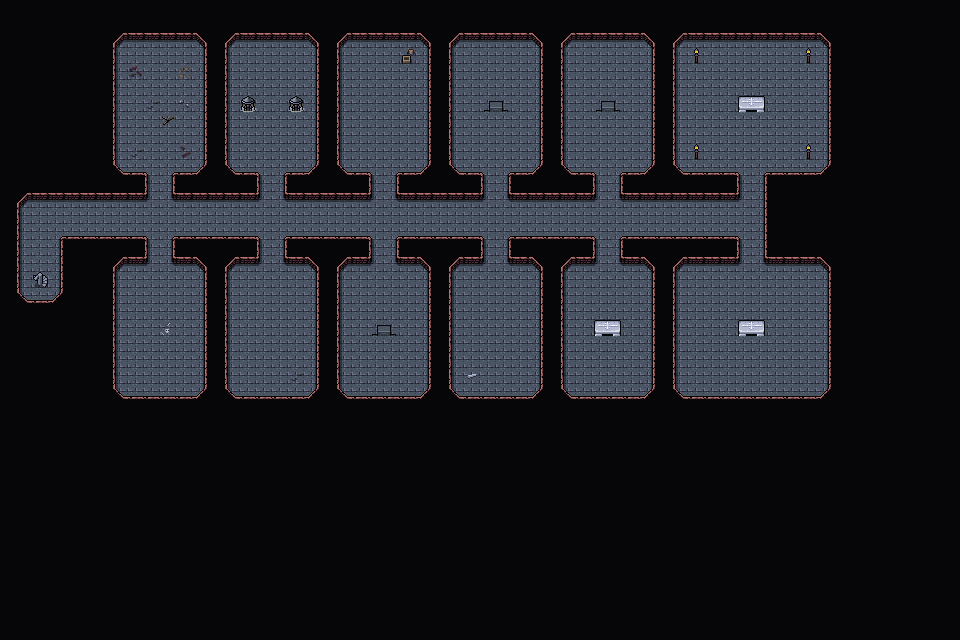

Below is a game level as drawn by its tile map, then a one-line description and the .tmx that defines it (tile-layer data replaced by summaries):
An orthogonal 60x40 tile map with 16x16 px tiles, 3 tile layers (Background, Walls, Clutter), 2 tilesets and 14 objects.

<map version="1.10" tiledversion="1.10.1" orientation="orthogonal" renderorder="right-down" width="60" height="40" tilewidth="16" tileheight="16" infinite="0" nextlayerid="8" nextobjectid="88">
 <editorsettings>
  <export target="wastetown..tmx" format="tmx" />
 </editorsettings>
 <tileset firstgid="1" source="../../tileset/main.tsx" />
 <tileset firstgid="10113" source="../../tileset/buildings.tsx" />
 <layer id="1" name="Background" width="60" height="40">
  <data>[2400 cells, 2400 non-empty, 1 distinct tile ids]</data>
 </layer>
 <layer id="2" name="Walls" width="60" height="40">
  <data>[2400 cells, 1959 non-empty, 14 distinct tile ids]</data>
 </layer>
 <layer id="3" name="Clutter" width="60" height="40">
  <properties>
   <property name="spriteLayer" type="bool" value="true" />
  </properties>
  <data>[2400 cells, 30 non-empty, 16 distinct tile ids]</data>
 </layer>
 <objectgroup id="4" name="Objects">
  <object id="66" template="../../obj/door_up.tx" x="35.2402" y="285.749">
   <properties>
    <property name="teleport" value="../common/maps/map/vampirecastle/vampirecastle_4B.tmx" />
    <property name="teleportObjectId" value="66" />
   </properties>
  </object>
  <object id="75" template="../../obj/treasure.tx" x="784.167" y="63.75" />
  <object id="76" template="../../obj/treasure.tx" x="704.5" y="64.6667" />
  <object id="77" template="../../obj/gold.tx" x="744.5" y="62.9167" />
  <object id="78" template="../../obj/enemy.tx" x="374.417" y="306.667">
   <properties>
    <property name="enemy" value="Vampire" />
   </properties>
  </object>
  <object id="79" template="../../obj/enemy.tx" x="744.5" y="143.954">
   <properties>
    <property name="effect">{ "startBattleWithCardInCommandZone": [ "Sorin's Boss Effect"]
}</property>
    <property name="enemy" value="Sorin" />
    <property name="reward">[
  {
    "type": "item",
    "probability": 1,
    "count": 1,
    "itemName": "Sorin's Amulet",
  },
  {
    "type": "item",
    "probability": 1,
    "count": 1,
    "itemName": "Sorin's Key",
  }
]
</property>
    <property name="speedModifier" type="float" value="20" />
    <property name="threatRange" type="int" value="50" />
   </properties>
  </object>
  <object id="80" template="../../obj/enemy.tx" x="601.124" y="138.781">
   <properties>
    <property name="enemy" value="Vampire Lord" />
   </properties>
  </object>
  <object id="81" template="../../obj/booster.tx" x="786.91" y="92.8676">
   <properties>
    <property name="reward">[
	{
		"type": "card",
		"probability": 0.5,
		"count": 1,
		"cardName": "Infernal Grasp"
	},
	{
		"type": "card",
		"probability": 0.5,
		"count": 1,
		"cardName": "Crippling Fear"
	},
	{
		"type": "card",
		"probability": 0.5,
		"count": 1,
		"itemName": "Deadly Dispute"
	},
	{
		"type": "card",
		"probability": 0.5,
		"count": 1,
		"itemName": "Village Rites"
	},
	{
		"type": "card",
		"probability": 0.5,
		"count": 1,
		"cardName": "Tragic Slip"
	},
	{
		"type": "card",
		"probability": 0.5,
		"count": 1,
		"cardName": "Defile"
	},
	{
		"type": "card",
		"probability": 0.5,
		"count": 1,
		"itemName": "Murder"
	},
	{
		"type": "card",
		"probability": 0.5,
		"count": 1,
		"cardName": "Infernal Grasp"
	},
	{
		"type": "card",
		"probability": 0.5,
		"count": 1,
		"cardName": "Crippling Fear"
	},
	{
		"type": "card",
		"probability": 0.5,
		"count": 1,
		"itemName": "Deadly Dispute"
	},
	{
		"type": "card",
		"probability": 0.5,
		"count": 1,
		"itemName": "Village Rites"
	},
	{
		"type": "card",
		"probability": 0.5,
		"count": 1,
		"cardName": "Tragic Slip"
	},
	{
		"type": "card",
		"probability": 0.5,
		"count": 1,
		"cardName": "Defile"
	},
	{
		"type": "card",
		"probability": 0.5,
		"count": 1,
		"itemName": "Murder"
	}
]</property>
   </properties>
  </object>
  <object id="82" template="../../obj/booster.tx" x="709.178" y="87.3152">
   <properties>
    <property name="reward">[
	{
		"type": "card",
		"probability": 0.5,
		"count": 1,
		"cardName": "Infernal Grasp"
	},
	{
		"type": "card",
		"probability": 0.5,
		"count": 1,
		"cardName": "Crippling Fear"
	},
	{
		"type": "card",
		"probability": 0.5,
		"count": 1,
		"itemName": "Deadly Dispute"
	},
	{
		"type": "card",
		"probability": 0.5,
		"count": 1,
		"itemName": "Village Rites"
	},
	{
		"type": "card",
		"probability": 0.5,
		"count": 1,
		"cardName": "Tragic Slip"
	},
	{
		"type": "card",
		"probability": 0.5,
		"count": 1,
		"cardName": "Defile"
	},
	{
		"type": "card",
		"probability": 0.5,
		"count": 1,
		"itemName": "Murder"
	},
	{
		"type": "card",
		"probability": 0.5,
		"count": 1,
		"cardName": "Infernal Grasp"
	},
	{
		"type": "card",
		"probability": 0.5,
		"count": 1,
		"cardName": "Crippling Fear"
	},
	{
		"type": "card",
		"probability": 0.5,
		"count": 1,
		"itemName": "Deadly Dispute"
	},
	{
		"type": "card",
		"probability": 0.5,
		"count": 1,
		"itemName": "Village Rites"
	},
	{
		"type": "card",
		"probability": 0.5,
		"count": 1,
		"cardName": "Tragic Slip"
	},
	{
		"type": "card",
		"probability": 0.5,
		"count": 1,
		"cardName": "Defile"
	},
	{
		"type": "card",
		"probability": 0.5,
		"count": 1,
		"itemName": "Murder"
	}
]</property>
   </properties>
  </object>
  <object id="83" template="../../obj/enemy.tx" x="709.178" y="228.9">
   <properties>
    <property name="enemy" value="Unholy Skull" />
    <property name="threatRange" type="int" value="50" />
    <property name="waypoints" value="80,81" />
   </properties>
  </object>
  <object id="84" template="../../obj/enemy.tx" x="145.615" y="224.273">
   <properties>
    <property name="enemy" value="Unholy Skull" />
    <property name="threatRange" type="int" value="50" />
    <property name="waypoints" value="80,81" />
   </properties>
  </object>
  <object id="85" template="../../obj/waypoint.tx" x="74.3597" y="227.049" />
  <object id="86" template="../../obj/manashards.tx" x="505.592" y="73.4344" />
  <object id="87" template="../../obj/manashards.tx" x="790.612" y="392.694" />
 </objectgroup>
</map>
